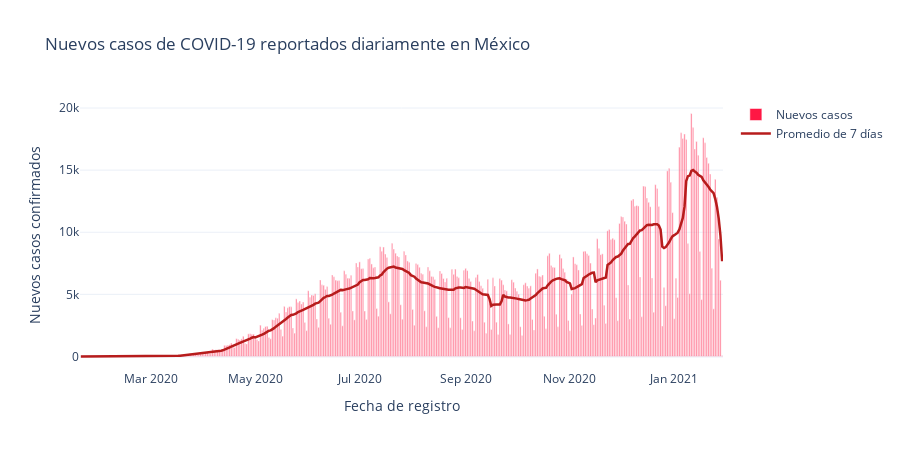
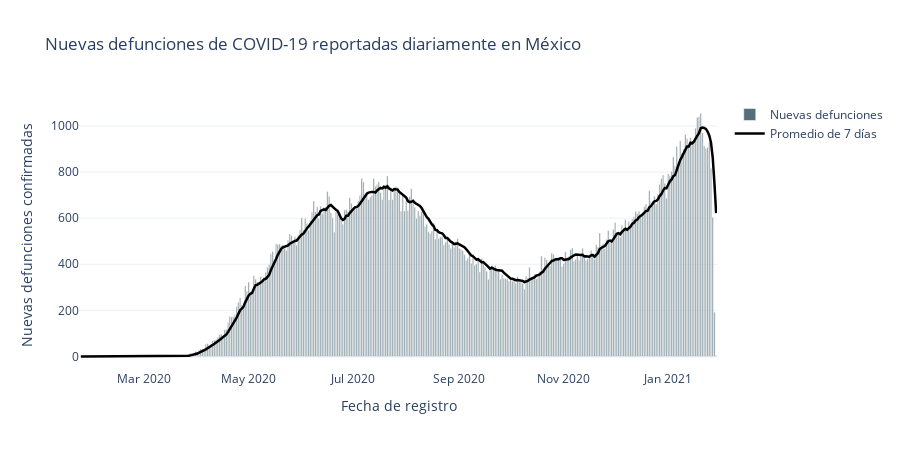

The code cell stored with these charts, in order, in its notebook:
### Code cell
# fig_bar1_conf = px.bar(x =confirmados_por_fecha["fecha_ingreso"], y = confirmados_por_fecha["confirmados"], 
    
#                     labels= dict(x = "Fecha de registro", y = "Nuevos casos confirmados"), title="Nuevos casos de COVID-19 reportados diariamente", width = 900)
#fig_bar1_conf.update_traces( marker = dict(color = "#ff1744", opacity = 0.6))
# fig_bar2_def = px.bar(x = defunciones_por_fecha["fecha_defuncion"], y = defunciones_por_fecha["defunciones"],
#                         labels = dict(x = "Fecha de defunción", y = "Defunciones"), title = "Nuevas defunciones por COVID-19 reportadas diariamente", width = 900)

# fig_bar2_def.update_traces(marker = dict(color = "black"))

# Bar plots for confirmed and death cases ...
def show_confirmed_cases(x_vect,y_vect, region, anomalia):

    if anomalia == True:
        h = 600
        w = 1000
    else:
        h = 450
        w = 900

    fig_bar1 = go.Figure()
    fig_bar1.add_trace(go.Bar(x = x_vect, y = y_vect, 
                                marker = dict(color = "#ff1744", opacity = 0.6 ), name = "Nuevos casos"))
    #Average of seven days curve ...                             
    fig_bar1.add_trace(go.Scatter(x = x_vect, y =  average_of_seven_days(y_vect),
                                        mode = "lines", line = dict(color = "#b71c1c", width = 2.5), name = "Promedio de 7 días"))
    #custom layout
    fig_bar1.update_xaxes(title = "Fecha de registro",spikethickness= .4)
    fig_bar1.update_yaxes(title = "Nuevos casos confirmados")
    fig_bar1.update_layout(width = w, height = h, hovermode = "x unified", title = "Nuevos casos de COVID-19 reportados diariamente en " + region)
    #Showing figure ... 
    fig_bar1.show()

def show_deaths(x_vect,y_vect,region, anomalia):
    
    if anomalia == True:
        h = 600
        w = 1000
    else:
        h = 450
        w = 900
    # Death cases ...
    fig_bar2 = go.Figure()
    fig_bar2.add_trace(go.Bar(x = x_vect, y = y_vect,
                                marker = dict(color = "#546e7a", opacity = 0.75), name = "Nuevas defunciones"))
    #Average of seven days curve ...                         
    fig_bar2.add_trace(go.Scatter(x = x_vect, y =average_of_seven_days(y_vect, threshold = 2500),
                                        mode = "lines", line = dict(color = "black", width = 2.5), name = "Promedio de 7 días"))
    #custom layout
    fig_bar2.update_xaxes(title = "Fecha de registro",spikethickness= .4)
    fig_bar2.update_yaxes(title = "Nuevas defunciones confirmadas")
    fig_bar2.update_layout(width = w, height = h, hovermode = "x unified", title = "Nuevas defunciones de COVID-19 reportadas diariamente en " + region)
    #Showing figure ...
    fig_bar2.show()

show_confirmed_cases(confirmados_por_fecha["fecha_ingreso"],confirmados_por_fecha["confirmados"], "México", False)
show_deaths(defunciones_por_fecha["fecha_defuncion"],defunciones_por_fecha["defunciones"],"México", False)

### Figure 1 — Plotly figure (JSON) as saved in the notebook; plotly's stock layout.template omitted (floating-point values rounded to 4 significant figures; data arrays with more than 128 entries replaced by an {"elided": "..."} marker saying what was removed)
{"data": [{"marker": {"color": "#ff1744", "opacity": 0.6}, "name": "Nuevos casos", "type": "bar", "x": {"elided": "343 str values"}, "y": {"elided": "343 int values"}}, {"line": {"color": "#b71c1c", "width": 2.5}, "mode": "lines", "name": "Promedio de 7 días", "type": "scatter", "x": {"elided": "343 str values"}, "y": {"elided": "343 int values"}}], "layout": {"height": 450, "hovermode": "x unified", "title": {"text": "Nuevos casos de COVID-19 reportados diariamente en México"}, "width": 900, "xaxis": {"spikethickness": 0.4, "title": {"text": "Fecha de registro"}}, "yaxis": {"title": {"text": "Nuevos casos confirmados"}}}}

### Figure 2 — Plotly figure (JSON) as saved in the notebook; plotly's stock layout.template omitted (floating-point values rounded to 4 significant figures; data arrays with more than 128 entries replaced by an {"elided": "..."} marker saying what was removed)
{"data": [{"marker": {"color": "#546e7a", "opacity": 0.75}, "name": "Nuevas defunciones", "type": "bar", "x": {"elided": "320 str values"}, "y": {"elided": "320 int values"}}, {"line": {"color": "black", "width": 2.5}, "mode": "lines", "name": "Promedio de 7 días", "type": "scatter", "x": {"elided": "320 str values"}, "y": {"elided": "320 int values"}}], "layout": {"height": 450, "hovermode": "x unified", "title": {"text": "Nuevas defunciones de COVID-19 reportadas diariamente en México"}, "width": 900, "xaxis": {"spikethickness": 0.4, "title": {"text": "Fecha de registro"}}, "yaxis": {"title": {"text": "Nuevas defunciones confirmadas"}}}}
